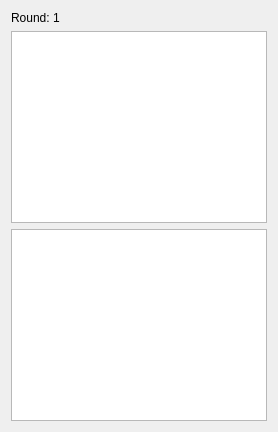
<?xml version="1.0" encoding="UTF-8"?>
<ui version="4.0">
 <class>GameScreen</class>
 <widget class="QWidget" name="GameScreen">
  <layout class="QVBoxLayout" name="verticalLayout">
   <item>
    <widget class="QLabel" name="roundLabel">
     <property name="text">
      <string>Round: 1</string>
     </property>
    </widget>
   </item>
   <item>
    <widget class="QListWidget" name="answersList">
     <property name="toolTip">
      <string>Answers from players</string>
     </property>
    </widget>
   </item>
   <item>
    <widget class="QTextEdit" name="hintField">
     <property name="toolTip">
      <string>Hint for the guessers</string>
     </property>
    </widget>
   </item>
  </layout>
 </widget>
 <resources/>
 <connections/>
</ui>
